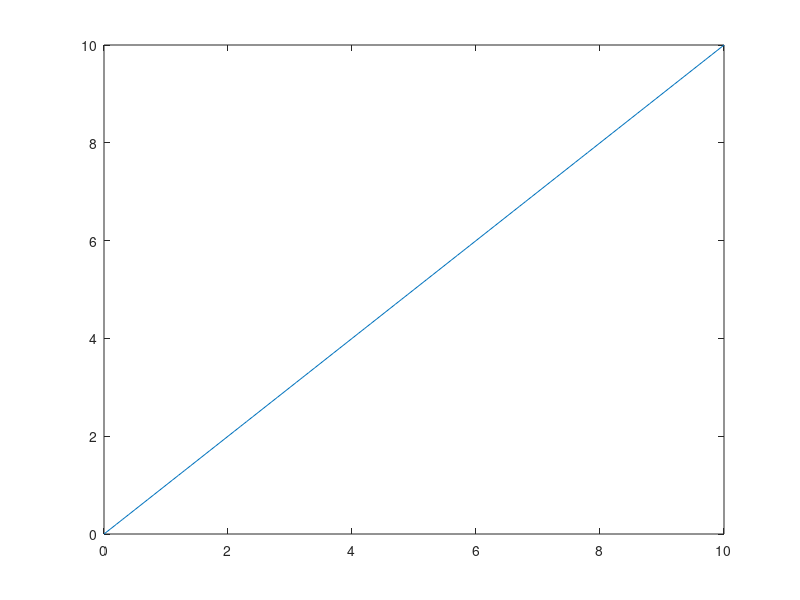

MATLAB code to generate this figure:
% info
% Draw the ramp signal response of a first-order system
% Ramp_Signal.m
% This script simulates the response of a first-order system to a ramp input signal.
% It defines the system parameters, creates the transfer function, and simulates the response using lsim.

k = 1;                  % Gain
R = 10e3;               % Resistance
C = 1e-7;               % Capacitance
T = R*C;                % Time constant
num = k;                % Numerator coefficients
den = [T 1] ;           % Denominator coefficients
G = tf(num, den)        % Transfer function
t = 0:0.1:10;           % Time vector for simulation
u_ramp = t;             % Ramp input signal
% Simulate the system response to the ramp input
[y_ramp t_ramp] = lsim(G,u_ramp,t);
plot(t_ramp, y_ramp) % Plot the system response